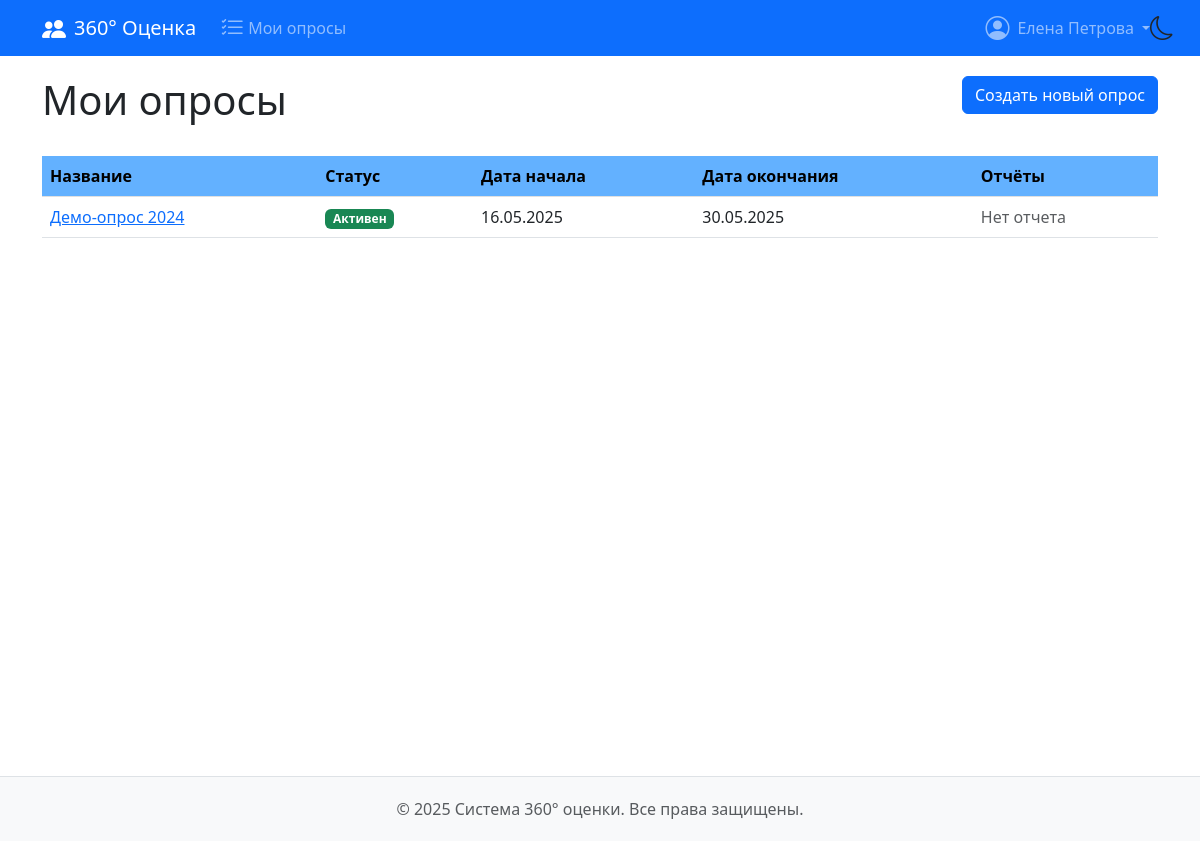
Screenshot of /surveys/ (signed in) with the database file from the repository.
### feedback360/models.py (models this page shows, shortened)
class User(AbstractUser):
    position = models.CharField(max_length=100, blank=True, null=True)
    department = models.CharField(max_length=100, blank=True, null=True)

class Survey(models.Model):
    name = models.CharField(_('Название опроса'), max_length=255)
    description = models.TextField(_('Описание'), blank=True)
    template = models.ForeignKey(
        SurveyTemplate,
        on_delete=models.SET_NULL,
        null=True,
        blank=True,
        verbose_name=_('Основан на шаблоне')
    )
    start_date = models.DateField(_('Дата начала'))
    end_date = models.DateField(_('Дата окончания'))
    created_by = models.ForeignKey(
        User,
        on_delete=models.CASCADE,
        verbose_name=_('Создатель')
    )
    created_at = models.DateTimeField(_('Дата создания'), auto_now_add=True)
    STATUS_CHOICES = [
        ('draft', _('Черновик')),
        ('active', _('Активен')),
        ('completed', _('Завершен')),
    ]
    status = models.CharField(
        _('Статус'),
        max_length=10,
        choices=STATUS_CHOICES,
        default='draft'
    )
    class Meta:
        verbose_name = _('Опрос')
        verbose_name_plural = _('Опросы')
        ordering = ['-created_at']

### feedback360/views.py (the view)
# urls.py: path('surveys/', views.SurveyListView.as_view(), name='survey_list'),
class SurveyListView(LoginRequiredMixin, ListView):
    model = Survey
    template_name = 'feedback360/survey_list.html'
    context_object_name = 'surveys'
    paginate_by = 10
    def get_queryset(self):
        user = self.request.user
        if user_has_admin_access(user):
            return Survey.objects.all().order_by('-created_at')
        return Survey.objects.none()
    def get_context_data(self, **kwargs):
        context = super().get_context_data(**kwargs)
        context['is_admin'] = user_has_admin_access(self.request.user)
        return context

### feedback360/mixins.py (called while the page is built)
def user_has_admin_access(user):
    return user.is_authenticated and (
        user.is_superuser
        or user.userrole_set.filter(
            role__name__in=['Администратор', 'Руководитель']
        ).exists()
    )

### feedback360/templates/feedback360/survey_list.html (shortened to what this page needs)
{% extends 'feedback360/base.html' %}
{% block content %}
<div class="d-flex justify-content-between mb-4">
    <h1>Мои опросы</h1>
    {% if is_admin %}
    <a href="{% url 'survey_create' %}" class="btn btn-primary h-100">Создать новый опрос</a>
    {% endif %}
</div>
<div class="table-responsive">
    <table class="table table-hover">
        <thead class="table-light" style="--bs-table-bg: #63b1ff;">
            <tr>
                <th>Название</th>
                <th>Статус</th>
                <th>Дата начала</th>
                <th>Дата окончания</th>
                <th>Отчёты</th>
            </tr>
        </thead>
        <tbody>
            {% for survey in surveys %}
            <tr>
                <td>
                    <a href="{% url 'survey_detail' survey.id %}">{{ survey.name }}</a>
                </td>
                <td>
                    <span class="badge
                        {% if survey.status == 'active' %}bg-success
                        {% elif survey.status == 'draft' %}bg-warning
                        {% else %}bg-secondary{% endif %}">
                        {{ survey.get_status_display }}
                    </span>
                </td>
                <td>{{ survey.start_date|date:"d.m.Y" }}</td>
                <td>{{ survey.end_date|date:"d.m.Y" }}</td>
                <td>
                    {% if survey.reports.exists %}
                        <a href="{% url 'report' survey.reports.first.id %}"
                            class="btn btn-sm btn-outline-secondary">
                            Отчет
                        </a>
                    {% else %}
                        <span class="text-muted">Нет отчета</span>
                    {% endif %}
                </td>
            </tr>
            {% empty %}
            <tr>
                <td colspan="5" class="text-center">Вы пока не создали ни одного опроса</td>
            </tr>
            {% endfor %}
        </tbody>
    </table>
</div>
{% endblock %}

### feedback360/templates/feedback360/base.html (shortened to what this page needs)
<!DOCTYPE html>
{% load static %}
<html lang="ru" data-bs-theme="light">
<head>
    <link href="https://cdn.jsdelivr.net/npm/bootstrap@5.3.0/dist/css/bootstrap.min.css" rel="stylesheet">
    <link rel="stylesheet" href="https://cdn.jsdelivr.net/npm/bootstrap-icons@1.11.1/font/bootstrap-icons.css">
    <link rel="stylesheet" href="{% static 'css/styles.css' %}">
</head>
<body>
    <div class="theme-switcher">
        <button id="theme-toggle" class="theme-btn">
            <i id="theme-icon" class="bi bi-moon"></i>
        </button>
    </div>
    {% if user.is_authenticated %}
    <nav class="navbar navbar-expand-lg navbar-dark">
        <div class="container">
            <a class="navbar-brand" href="{% url 'dashboard' %}">
                <i class="bi bi-people-fill me-2"></i>360° Оценка
            </a>
            <div class="collapse navbar-collapse" id="mainNav">
                <ul class="navbar-nav me-auto">
                    {% if user.is_superuser %}
                    <li class="nav-item">
                        <a class="nav-link d-flex align-items-center" href="{% url 'template_list' %}">
                            <i class="bi bi-file-earmark-text me-1"></i>Шаблоны
                        </a>
                    </li>
                    {% else %}
                    <li class="nav-item">
                        <a class="nav-link d-flex align-items-center" href="{% url 'survey_list' %}">
                            <i class="bi bi-list-check me-1"></i>Мои опросы
                        </a>
                    </li>
                    {% endif %}
                </ul>
                <ul class="navbar-nav">
                    <li class="nav-item dropdown">
                        <a class="nav-link dropdown-toggle d-flex align-items-center"
                           href="#"
                           role="button"
                           data-bs-toggle="dropdown"
                           aria-expanded="false">
                            <i class="bi bi-person-circle me-2"></i>{{ user.get_full_name }}
                        </a>
                    </li>
                </ul>
            </div>
        </div>
    </nav>
    {% endif %}
    <main class="container main-content">
        {% block content %}{% endblock %}
    </main>
    <footer class="text-center">
        <div class="container">
            <p class="mb-0 text-muted">
                &copy; {% now "Y" %} Система 360° оценки. Все права защищены.
            </p>
        </div>
    </footer>
</body>
</html>

### feedback360/static/css/styles.css (style rules this page uses)
.navbar-nav { list-style: none; padding-left: 0; }
.nav-link { display: flex !important; align-items: center; padding: 0.5rem 1rem; }
.dropdown-toggle::after { margin-left: 0.5em; vertical-align: middle; }
.bi { font-size: 1.1rem; line-height: 1; vertical-align: -0.125em; }
.main-content { min-height: calc(100vh - 120px); padding-top: 20px; padding-bottom: 40px; }
html, body { transition: background-color 0.3s ease, color 0.3s ease; }

### feedback360/templates/feedback360/base.html (style rules this page uses)
:root { --bg-color: #ffffff; --text-color: #212529; --card-bg: #ffffff; --card-border: #dee2e6; --primary-color: #0d6efd; --navbar-bg: #0d6efd; --footer-bg: #f8f9fa; --list-group-bg: #ffffff; --list-group-border: rgba(0, 0, 0, 0.125); --list-group-hover-bg: #f8f9fa; --list-group-secondary-bg: #e9ecef; --list-group-text: #212529; }
body { background-color: var(--bg-color); color: var(--text-color); transition: background-color 0.3s, color 0.3s; }
.navbar { background-color: var(--navbar-bg) !important; }
footer { background-color: var(--footer-bg) !important; border-top-color: var(--card-border) !important; }
.theme-switcher { position: fixed; top: 6px; right: 20px; z-index: 1000; }
.theme-btn { background: none; border: none; font-size: 1.5rem; cursor: pointer; color: var(--text-color); transition: transform 0.3s; }
.table-responsive { overflow-x: auto; }
footer { padding: 20px 0; margin-top: 40px; border-top: 1px solid var(--card-border); }
.navbar-nav { list-style: none; padding-left: 0; }
.nav-link { display: flex !important; align-items: center; padding: 0.5rem 1rem; }
.dropdown-toggle::after { margin-left: 0.5em; vertical-align: middle; }
.bi { font-size: 1.5rem; line-height: 1; vertical-align: -0.125em; }

### rows the page displays
User: get_full_name "Елена Петрова"
Survey: name "Демо-опрос 2024", status "Активен", start_date "16.05.2025", end_date "30.05.2025"
